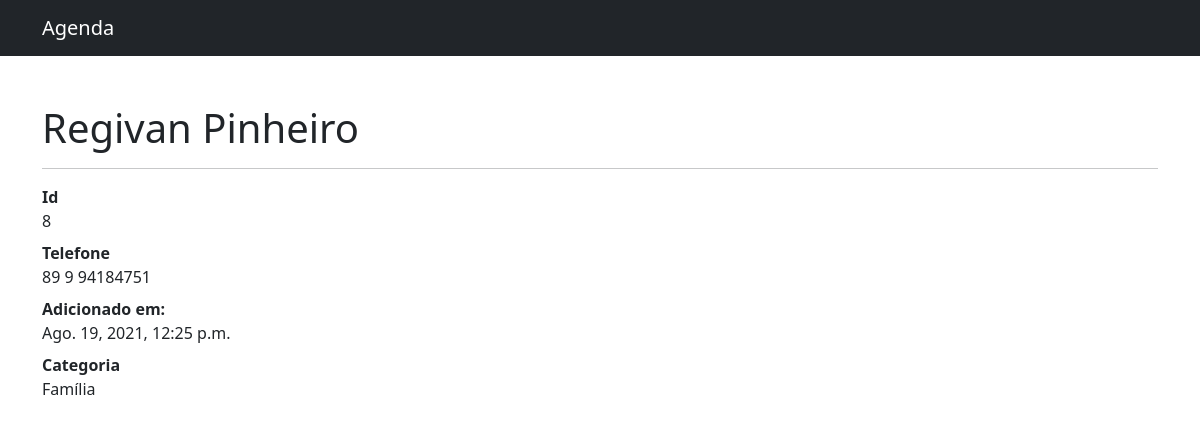
Page /8/ (signed in) on the committed database.
### Contatos/models.py (models this page shows, shortened)
class Contato(models.Model):
    user = models.ForeignKey(get_user_model(), on_delete=models.CASCADE)
    categoria_contato = models.ForeignKey(Categoria, on_delete=models.DO_NOTHING, verbose_name='Categoria')
    nome_contato = models.CharField(max_length=100, verbose_name='Nome')
    sobrenome_contato = models.CharField(max_length=100, verbose_name='Sobrenome')
    telefone_contato = models.CharField(max_length=225, verbose_name='Telefone')
    email_contato = models.CharField(max_length=255, blank=True, verbose_name='E-mail')
    data_criacao_contato = models.DateTimeField(auto_now_add=True, verbose_name='Data de criação')
    descricao_contato = models.TextField(blank=True, verbose_name='Descrição')
    mostrar_contato = models.BooleanField(default=False)
    image_contact = models.ImageField(blank=True, upload_to='imagens/%Y/%m/%d', verbose_name='Imagem')

class Categoria(models.Model):
    nome_categoria = models.CharField(max_length=225, verbose_name='Nome da categoria')
    def __str__(self):
        return self.nome_categoria

### Contatos/views.py (the view)
# urls.py: path('<int:id_contato>/', views.detalhes_contato, name='detalhes_contato'),
@login_required(redirect_field_name='login')
def detalhes_contato(request, id_contato):
    contato = get_object_or_404(Contato, id=id_contato)
    if not contato.mostrar_contato:
        raise Http404()
    return render(request, 'contatos/detalhes_contato.html', {'contato': contato})

### Contatos/templates/contatos/detalhes_contato.html (shortened to what this page needs)
{% extends 'base.html' %}
{% block 'content' %}
    {% include 'partials/_header.html' %}
    <div class="container">
        <h1 class="mt-5">{{ contato.nome_contato }} {{ contato.sobrenome_contato }}</h1>
        <hr>
        <dl>
            <dt>Id</dt>
            <dd>{{ contato.id }}</dd>
            <dt>Telefone</dt>
            <dd>{{ contato.telefone_contato }}</dd>
            <dt>Adicionado em:</dt>
            <dd>{{ contato.data_criacao_contato }}</dd>
            <dt>Categoria</dt>
            <dd>{{ contato.categoria_contato }}</dd>
        </dl>
    </div>
{% endblock %}

### rows in the picture
Contato: nome_contato "Regivan", sobrenome_contato "Pinheiro", id "8", telefone_contato "89 9 94184751", data_criacao_contato "Ago. 19, 2021, 12:25 p.m.", categoria_contato "Família"
